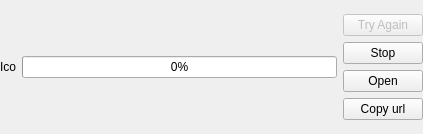
<?xml version="1.0" encoding="UTF-8"?>
<ui version="4.0">
 <class>DownloadItem</class>
 <widget class="QWidget" name="DownloadItem">
  <property name="geometry">
   <rect>
    <x>0</x>
    <y>0</y>
    <width>423</width>
    <height>134</height>
   </rect>
  </property>
  <property name="windowTitle">
   <string>Download item</string>
  </property>
  <property name="autoFillBackground">
   <bool>true</bool>
  </property>
  <property name="styleSheet">
   <string notr="true">background-image: none;</string>
  </property>
  <layout class="QHBoxLayout" name="horizontalLayout">
   <property name="leftMargin">
    <number>0</number>
   </property>
   <property name="topMargin">
    <number>0</number>
   </property>
   <property name="rightMargin">
    <number>0</number>
   </property>
   <property name="bottomMargin">
    <number>0</number>
   </property>
   <item>
    <widget class="QLabel" name="fileIcon">
     <property name="sizePolicy">
      <sizepolicy hsizetype="Minimum" vsizetype="Minimum">
       <horstretch>0</horstretch>
       <verstretch>0</verstretch>
      </sizepolicy>
     </property>
     <property name="text">
      <string>Ico</string>
     </property>
    </widget>
   </item>
   <item>
    <layout class="QVBoxLayout" name="verticalLayout_2">
     <item>
      <widget class="SqueezeLabel" name="fileNameLabel" native="true">
       <property name="sizePolicy">
        <sizepolicy hsizetype="Expanding" vsizetype="Preferred">
         <horstretch>0</horstretch>
         <verstretch>0</verstretch>
        </sizepolicy>
       </property>
       <property name="text" stdset="0">
        <string>Filename</string>
       </property>
      </widget>
     </item>
     <item>
      <widget class="QProgressBar" name="progressBar">
       <property name="value">
        <number>0</number>
       </property>
      </widget>
     </item>
     <item>
      <widget class="SqueezeLabel" name="downloadInfoLabel" native="true">
       <property name="sizePolicy">
        <sizepolicy hsizetype="Minimum" vsizetype="Preferred">
         <horstretch>0</horstretch>
         <verstretch>0</verstretch>
        </sizepolicy>
       </property>
       <property name="text" stdset="0">
        <string/>
       </property>
      </widget>
     </item>
    </layout>
   </item>
   <item>
    <layout class="QVBoxLayout" name="verticalLayout">
     <item>
      <spacer name="verticalSpacer">
       <property name="orientation">
        <enum>Qt::Vertical</enum>
       </property>
       <property name="sizeHint" stdset="0">
        <size>
         <width>17</width>
         <height>1</height>
        </size>
       </property>
      </spacer>
     </item>
     <item>
      <widget class="QPushButton" name="tryAgainButton">
       <property name="enabled">
        <bool>false</bool>
       </property>
       <property name="text">
        <string>Try Again</string>
       </property>
      </widget>
     </item>
     <item>
      <widget class="QPushButton" name="stopButton">
       <property name="text">
        <string>Stop</string>
       </property>
      </widget>
     </item>
     <item>
      <widget class="QPushButton" name="openButton">
       <property name="text">
        <string>Open</string>
       </property>
      </widget>
     </item>
     <item>
      <widget class="QPushButton" name="copyUrlpushButton">
       <property name="text">
        <string>Copy url</string>
       </property>
      </widget>
     </item>
     <item>
      <spacer name="verticalSpacer_2">
       <property name="orientation">
        <enum>Qt::Vertical</enum>
       </property>
       <property name="sizeHint" stdset="0">
        <size>
         <width>17</width>
         <height>5</height>
        </size>
       </property>
      </spacer>
     </item>
    </layout>
   </item>
  </layout>
 </widget>
 <customwidgets>
  <customwidget>
   <class>SqueezeLabel</class>
   <extends>QWidget</extends>
   <header>squeezelabel.h</header>
  </customwidget>
 </customwidgets>
 <resources/>
 <connections>
  <connection>
   <sender>copyUrlpushButton</sender>
   <signal>clicked()</signal>
   <receiver>DownloadItem</receiver>
   <slot>copyUrl()</slot>
   <hints>
    <hint type="sourcelabel">
     <x>354</x>
     <y>104</y>
    </hint>
    <hint type="destinationlabel">
     <x>334</x>
     <y>50</y>
    </hint>
   </hints>
  </connection>
 </connections>
 <slots>
  <slot>copyUrl()</slot>
 </slots>
</ui>
